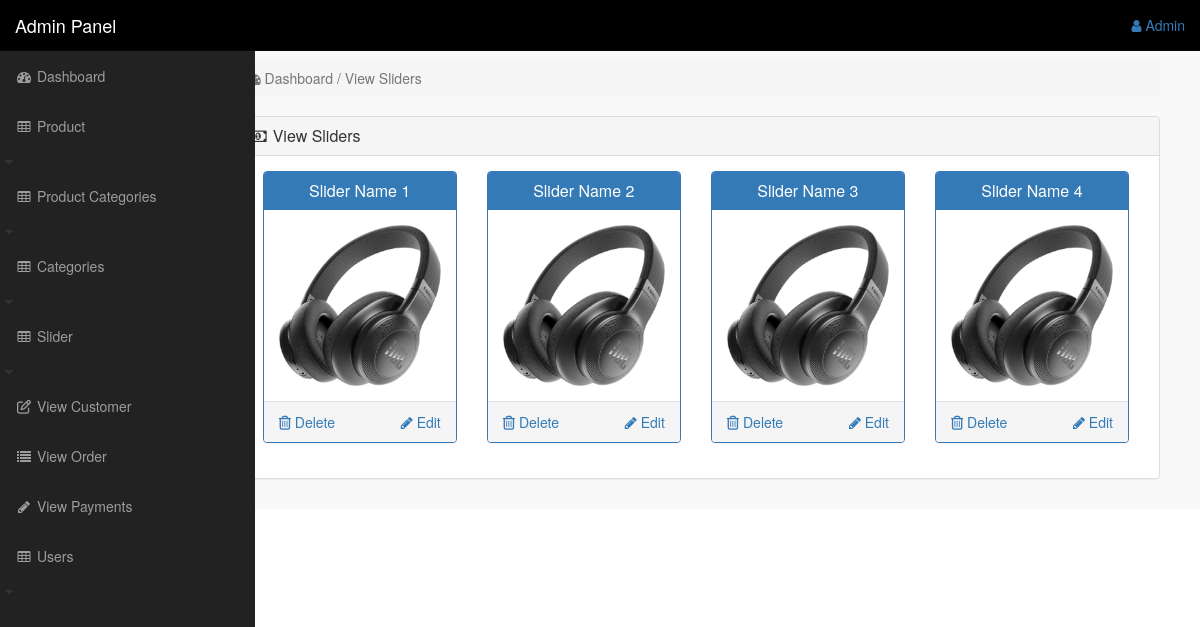
Screenshot of /admin_area/index.php?view_slider (signed in) with the database file from the repository.
### tables this page shows
CREATE TABLE `slider` (
  `id` int(10) NOT NULL,
  `slider_name` varchar(255) NOT NULL,
  `slider_image` text NOT NULL
);

### admin_area/view_slider.php (the view)
<?php
if (!isset($_SESSION['admin_email'])) {
	echo "<script>window.open('login.php','_self')</script>";
}
else{
?>
<div class="col-lg-10 col-sm-8 col-md-9" style="float: right;">
<div class="row">
<div class="col-lg-12">
<ol class="breadcrumb">
<li class="active">
<i class="fa fa-dashboard"></i> Dashboard / View Sliders
</li>
</ol>
</div>
</div>
<div class="row">
<div class="col-lg-12">
<div class="panel panel-default">
<div class="panel-heading">
<h3 class="panel-title">
<i class="fa fa-money fa-fw"></i> View Sliders
</h3>
</div>
<div class="panel-body">
<?php
$get_slides="select * from slider";
$run_slides=mysqli_query($con,$get_slides);
while ($row_slides=mysqli_fetch_array($run_slides)) {
	$slider_id=$row_slides['id'];
	$slider_name=$row_slides['slider_name'];
	$slider_image=$row_slides['slider_image'];
?>
<div class="col-lg-3 col-md-3">
<div class="panel panel-primary">
<div class="panel-heading">
<h3 class="panel-title" align="center">
<?php echo $slider_name; ?>
</h3>
</div>
<div class="panel-body">
<img src="slider_images/<?php echo $slider_image; ?>" class="img-responsive">
</div>
<div class="panel-footer">
<center>
<a href="index.php?delete_slider=<?php echo $slider_id ?>" class="pull-left">
<i class="fa fa-trash-o"></i> Delete
</a>
<a href="index.php?edit_slider=<?php echo $slider_id ?>" class="pull-right">
<i class="fa fa-pencil"></i> Edit
</a>
<div class="clearfix">
</div>
</center>
</div>
</div>
</div>
<?php } ?>
</div>
</div>
</div>
</div>
<?php } ?>

### admin_area/index.php (shortened to what this page needs)
<?php
include ("includes/db.php");
if (!isset($_SESSION['admin_email'])) {
	echo "<script>window.open('login.php','_self')</script>";
}else{
?>
<?php
$admin_session=$_SESSION['admin_email'];
$get_admin="select * from admins where admin_email='$admin_session' ";
$run_admin=mysqli_query($con,$get_admin);
$row_admin=mysqli_fetch_array($run_admin);
$admin_name=$row_admin['admin_name'];
?>
<!DOCTYPE html>
<html>
<head>
<link rel="stylesheet" href="https://maxcdn.bootstrapcdn.com/bootstrap/3.4.1/css/bootstrap.min.css">
<link rel="stylesheet" href="css/style.css">
<link rel="stylesheet" href="https://stackpath.bootstrapcdn.com/font-awesome/4.7.0/css/font-awesome.min.css">
</head>
<body>
	<div id="wrapper">
		<?php include 'includes/sidebar.php'; ?>
		<div id="page-wrapper">
			<div class="container-fluid">
				<?php
				if (isset($_GET['view_slider'])) {
					include 'view_slider.php';
				}
				?>
			</div>
		</div>
	</div>
</body>
</html>
<?php } ?>

### admin_area/includes/sidebar.php (shortened to what this page needs)
<?php
if (!isset($_SESSION['admin_email'])) {
	echo "<script>window.open('login.php','_self')</script>";
}else{
?>
<nav class="navbar navbar-inverse navbar-fixed-top" style="background-color: black">
	<div class="navbar-header">
		<a href="index.php?dashboard" class="navbar-brand">Admin Panel</a>
	</div>
	<ul class="nav navbar-right top-nav">
		<li class="dropdown">
			<a href="#" class="dropdown-toggle" data-toggle="dropdown">
				<i class="fa fa-user"></i> <?php echo $admin_name ?>
			</a>
		</li>
	</ul>
	<div class="collapse navbar-collapse navbar-ex1-collapse">
		<ul class="nav navbar-nav side-nav">
			<li>
				<a href="index.php?dashboard">
					<i class="fa fa-fw fa-dashboard"></i> Dashboard
				</a>
			</li>
			<li>
				<a href="#" data-toggle="collapse" data-target="#products">
					<i class="fa fa-fw fa-table"></i> Product</a>
					<i class="fa fa-fw fa-caret-down"></i>
			<li>
			<li>
				<a href="#" data-toggle="collapse" data-target="#product_cat">
					<i class="fa fa-fw fa-table"></i> Product Categories</a>
					<i class="fa fa-fw fa-caret-down"></i>
			<li>
			<li>
				<a href="#" data-toggle="collapse" data-target="#category">
					<i class="fa fa-fw fa-table"></i> Categories</a>
					<i class="fa fa-fw fa-caret-down"></i>
			<li>
			<li>
				<a href="#" data-toggle="collapse" data-target="#slider">
					<i class="fa fa-fw fa-table"></i> Slider</a>
					<i class="fa fa-fw fa-caret-down"></i>
			<li>
			<li>
				<a href="index.php?view_customer"><i class="fa fa-fw fa-edit"></i> View Customer</a>
			</li>
			<li>
				<a href="index.php?view_order"><i class="fa fa-fw fa-list"></i> View Order</a>
			</li>
			<li>
				<a href="index.php?view_payments"><i class="fa fa-fw fa-pencil"></i> View Payments</a>
			</li>
			<li>
				<a href="#" data-toggle="collapse" data-target="#users">
					<i class="fa fa-fw fa-table"></i> Users</a>
					<i class="fa fa-fw fa-caret-down"></i>
		</ul>
	</div>
</nav>
<?php } ?>

### admin_area/css/style.css (style rules this page uses)
body { margin-top: 100px; }
@media (min-width: 768px) { body { margin-top: 50px; } }
#wrapper { padding-left: 0; }
#page-wrapper { width: 100%; padding: 0px; background-color: #F9F9F9; }
@media (min-width: 768px) { #wrapper { padding-left: 0; } }
@media (min-width: 768px) { #page-wrapper { padding: 10px; } }
.top-nav { padding: 0 15px; }
.top-nav>li { display: inline-block; float: left; }
.top-nav>li>a { padding-top: 15px; padding-bottom: 15px; line-height: 20px; }
@media (min-width: 768px) { .side-nav { position: fixed; top: 51px; width: 255px; border-radius: 0; overflow-y: auto; background-color: #222; bottom: 0; overflow-x: hidden; padding-bottom: 40px; } }
@media (min-width: 768px) { .side-nav>li>a { width: 255px; } }

### rows the page displays
slider: slider_name "Slider Name 1", slider_image (picture)
slider: slider_name "Slider Name 2", slider_image (picture)
slider: slider_name "Slider Name 3", slider_image (picture)
slider: slider_name "Slider Name 4", slider_image (picture)

### other values shown
$admin_name "Admin"
